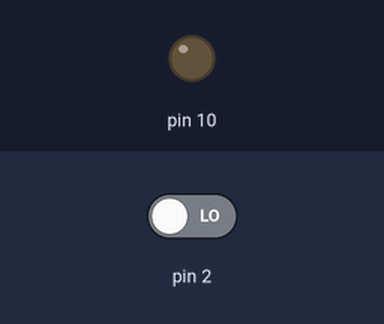
Simulated run of this sketch. Board: Arduino Uno, built with avr-gcc and run on an emulated ATmega328P. On the bench: output pins drawn as LEDs (lit = HIGH). The test bench sets the inputs (shaded band); at power-on: pin 2 LOW. What the sketch prints to the serial monitor is not drawn.

Above: at 0.02 s.
At 1.2 s:
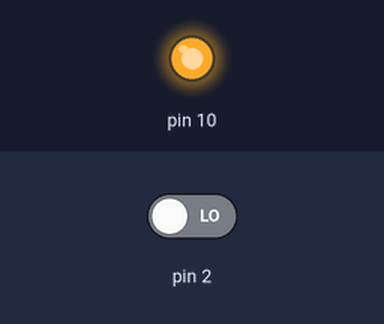
1.3 s: pin 2 driven HIGH
Timing chart, 0 to 4.3 s (numbered marks = the images above; inputs shaded):
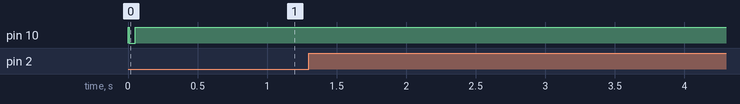

The sketch:

BMP180_Barometre.ino
```cpp
///////////////////////////////////////////////////////////////////////////////////////////
// BMP388_DEV - SPI Communications, Default Configuration, Normal Conversion, Interrupts
///////////////////////////////////////////////////////////////////////////////////////////

#include <BMP388_DEV.h>                             // Include the BMP388_DEV.h library

volatile boolean dataReady = false;                  // Define the data ready flag
volatile float temperature, pressure, altitude;     // Declare the measurement variables

BMP388_DEV bmp388(10);                              // Instantiate (create) a BMP388_DEV object and set-up for SPI operation on digital pin D10

void setup()
{
  Serial.begin(115200);                             // Initialise the serial port
  bmp388.begin();                                   // Default initialisation, place the BMP388 into SLEEP_MODE
  bmp388.enableInterrupt();                         // Enable the BMP388's interrupt (INT) pin
  bmp388.usingInterrupt(digitalPinToInterrupt(2));  // Invoke the SPI usingInterrupt() function
  attachInterrupt(digitalPinToInterrupt(2), interruptHandler, RISING);   // Set interrupt to call interruptHandler function on D2
  bmp388.setTimeStandby(TIME_STANDBY_1280MS);       // Set the standby time to 1.3 seconds
  bmp388.startNormalConversion();                   // Start BMP388 continuous conversion in NORMAL_MODE
}

void loop()
{
  if (dataReady)                                    // Check if the measurement is complete
  {
    dataReady = false;                              // Clear the data ready flag
    Serial.print(temperature);                      // Display the results
    Serial.print(F("*C   "));
    Serial.print(pressure);
    Serial.print(F("hPa   "));
    Serial.print(altitude);
    Serial.println(F("m"));
  }
}

void interruptHandler()                             // Interrupt handler function
{
  bmp388.getMeasurements(temperature, pressure, altitude);    // Read the measurement data
  dataReady = true;                                 // Set the data ready flag
}
```
